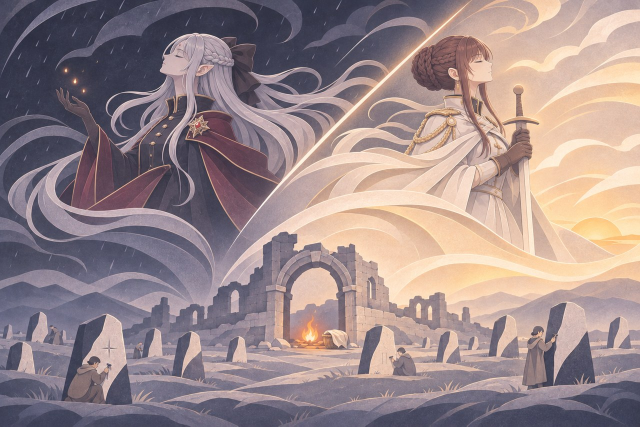
#> input picture 底稿/门面/主画_山铜纪_第二稿.jpg, 1280 x 853 px, given in place of 迷宫纪_底图_1001_无字.jpg, which was not available (shown at 1/2 size)
$ python gen_art.py '../../主画_山铜纪_第二稿.jpg'
#> lines starting #> are read from the running program, lines starting #| are printed output that depends on the picture
### 底稿/状态栏/comfy/gpt_gen.py
#!/usr/bin/env python3
# 用用户电脑上已登录 ChatGPT 的官方 Codex 出图（11-03，要 Plus，免费档没有出图工具）。不改用户的 Codex 配置，模型和推理档位写在命令里。
# Codex 看不到自己出的图，常回“没拿到图”，还会多画一张；图都在 ~/.codex/generated_images/<会话号>/，这里照日志里的会话号去取。
#   from gpt_gen import gen
#   gen('out/x/right', '提示词', refs=['构图.png', '人物.png'])   写 out/x/right.png，多的叫 right_2.png，回路径列表
#   python gpt_gen.py pick 日志 out/x/right                        只取图，不出图
# 一张一两分钟，用的是订阅的额度，同时只跑一张。
import glob
import os
import re
import shutil
import subprocess
import sys
import tempfile
sys.stdout.reconfigure(encoding='utf-8', line_buffering=True)
CODEX = sorted(glob.glob(os.path.expandvars(r'%LOCALAPPDATA%\OpenAI\Codex\bin\*\codex.exe')), key=os.path.getmtime)[-1:]
ONCE = (' Make exactly one image generation call and wait until that call has fully finished, which can take several minutes; do not end your turn while it is still running. '
        'Do not start a second call, even if the finished call shows no image, because the file is saved automatically. Then stop.')   # 只写“别重试”的话，它不等画完就退出
# 11-05：不写这一句，Codex 有时觉得参考图“只是画风参考”就不交给出图工具，出来是它自己的画风
ALL = ' Pass every one of the %d attached pictures to that image generation call as reference images (num_last_images_to_include: %d); do not leave any out.'


# [23 lines left out: function pick, not called in this run]


def gen(stem, prompt, refs=(), model='gpt-6-luna', effort='low', timeout=900, home=None):
    if os.path.exists(stem + '.png'):
        return [stem + '.png']
    if not CODEX:
        raise RuntimeError('没找到 Codex')
    if len(refs) > 5:   # 工具的 num_last_images_to_include 是 1 到 5，传六张它一张也不出；数的是最后几张，排在前头的先丢
        raise ValueError('参考图最多五张')
    lost = [r for r in refs if not os.path.exists(r)]
    if lost:
        raise FileNotFoundError('参考图不在：' + '，'.join(lost))
    os.makedirs(os.path.dirname(os.path.abspath(stem)), exist_ok=True)
    log = stem + '.log'
    # 工作目录放在仓库外面的空文件夹，只读沙盒：11-03 放在仓库里跑过一回，Codex 自己往用户的 config.toml 写了 [projects.'e:\\aldran_art'] trust_level = "trusted"
    d = tempfile.mkdtemp(prefix='aldran_codex_')
    cmd = [CODEX[0], 'exec', '--skip-git-repo-check', '--sandbox', 'read-only', '-C', d, '-m', model, '-c', 'model_reasoning_effort="%s"' % effort]
    for r in refs:
        cmd += ['-i', os.path.abspath(r)]
    cmd += ['--', '$imagegen Use the built-in image generation tool. ' + prompt + (ALL % (len(refs), len(refs)) if refs else '') + ONCE]
    with open(log, 'w', encoding='utf-8') as f:
        rc = subprocess.call(cmd, stdout=f, stderr=subprocess.STDOUT, stdin=subprocess.DEVNULL, timeout=timeout,
                             env=dict(os.environ, CODEX_HOME=home) if home else None)
    shutil.rmtree(d, ignore_errors=True)
    out = pick(log, stem, home)
    if not out:
        raise RuntimeError('Codex 退出码 %s，没有出图，看 %s' % (rc, log))
    return out


# [2 lines that do not run on import are left out]

### 底稿/门面/小样_此刻书/tools/gen_art.py
#!/usr/bin/env python3
# 此刻那一本（迷宫纪 1001 年，门面第五本书，11-24）要的图。画法照样张（底稿/门面/第二轮/样张_此刻/gen_art.py）、门面定稿样 t2、迷宫纪主画 k4。
# 原图出在 底稿/状态栏/comfy/out/门面_此刻/（不进库），prep_assets.py 转成书里的 webp。牌面、首屏主画、路上头两幅（r1 r2）照用样张那四张（out/门面第二轮/此刻/）。
#   CODEX_HOME=C:/Users/waitl/.codex_b <ComfyUI 的 python> 底稿/门面/小样_此刻书/tools/gen_art.py [键…]
#   键：r3 r4 r5 r6 map ticket lamp（不写就全出，出过的跳过）；CG_DRY=1 只打提示词
import os
import sys
from concurrent.futures import ThreadPoolExecutor

HERE = os.path.dirname(os.path.abspath(__file__))
ROOT = os.path.normpath(os.path.join(HERE, '..', '..', '..', '..'))
COMFY = os.path.join(ROOT, '底稿', '状态栏', 'comfy')
sys.path.insert(0, COMFY)
sys.stdout.reconfigure(encoding='utf-8', line_buffering=True)
from gpt_gen import gen  # noqa: E402

OUT = os.path.join(COMFY, 'out', '门面_此刻')
REFD = os.path.join(OUT, 'ref')
T2 = os.path.join(ROOT, '底稿', '门面', '画风定稿样_t2.png')
K4 = os.path.join(COMFY, 'out', '门面_主画_11-10', 'k4.png')
SAMPLE = os.path.join(ROOT, 'out', '门面第二轮', '此刻')
MAP_SRC = os.path.join(ROOT, '底稿', '地图', '样张', '迷宫纪_底图_1001_无字.jpg')


def map_ref():
    """旧底图补成 3:2（上下各补一条海），出来的图再照同样的比例裁回去，地标的百分数就还对得上。"""
    from PIL import Image
    os.makedirs(REFD, exist_ok=True)
    dst = os.path.join(REFD, 'map_old_32.png')
    if not os.path.exists(dst):
        im = Image.open(MAP_SRC).convert('RGB')
#> im is the input picture: PIL image 1280x853 RGB; mean R, G, B 155, 137.2, 138.3
        w, h = im.size
#> w = 1280; h = 853
        H = round(w * 2 / 3)
#> H = 853
        pad = Image.new('RGB', (w, H), im.getpixel((w // 2, 6)))
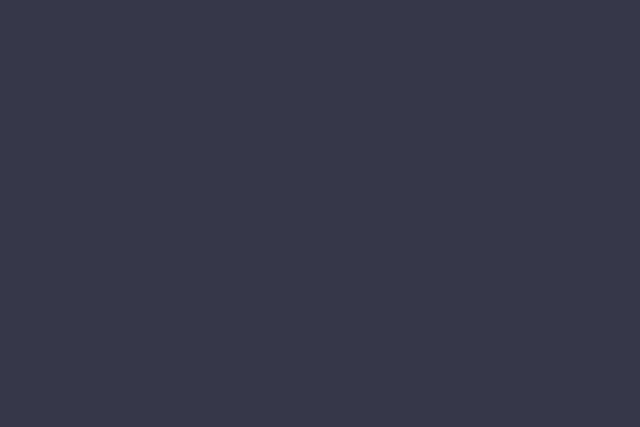
#> pad: PIL image 1280x853 RGB (shown at 1/2 size); mean R, G, B 54, 55, 73
        pad.paste(im, (0, (H - h) // 2))
        pad.resize((1536, 1024), Image.LANCZOS).save(dst)
    return dst


NO_MOON = ' There is no moon and no crescent anywhere in the picture.'
WEST = (' The world is Western high fantasy at the dawn of a magical industrial age, Victorian-era Europe in spirit: European masonry, arcades, domes, '
        'brass, wrought iron and glass. No East Asian motifs: no paper lanterns, no pagodas or upturned eaves, no auspicious clouds. '
        'No modern cars, no skyscrapers, no neon signs, no real-world flags or heraldry.')
CLEAN = ' No text, no letters, no numerals, no logo, no interface elements, no watermark, no signature.'
PEOPLE = (' Any people are small and simple, with natural human proportions, each with exactly two arms and two legs; no close-ups and no faces in detail.')
AGE = ('This picture belongs to the age called "the present": the year a thousand and one of the age of the labyrinth, a magical and steam-powered age. '
       'Its look is the deep blue and gold of the labyrinth age with a new layer of polished brass and lamplight on top of it: gas lamps, brass fittings, '
       'printed paper, glass-roofed stations, and a train that runs on rails of pale shimmering alloy. ')
STYLE_PLATE = (" Drawing manner: the FIRST attached picture is the approved main plate of the labyrinth age and the SECOND is the approved style plate of the whole series; "
               "the new picture must look as if the same hand had painted it for the same book: large calm flat colour shapes layered like cut paper, "
               "thin lighter echo lines along the edges, soft inner gradients only, simplified forms with few details, big sweeping curves of smoke and cloud, "
               "a fine paper grain over everything. Colours: deep indigo, slate blue and soft lavender for the cool world; warm amber and brass gold only for the lamps, "
               "lit windows, fire and polished brass. Huge things are drawn as layered pale silhouettes. Take only the drawing manner and the colours from the attached pictures, "
               "never their composition. No realistic lighting, no heavy painterly rendering, no photographic texture, no 3D render.")
MURAL = "Draw one wide 3:2 landscape picture: one painted panel from a long series of storybook murals about the present day of a high fantasy world. "

R3 = (MURAL + AGE +
      "Scene: the white imperial capital at the hour before dawn. A great white stone city of domes, bell towers and blue-and-gold banners rises on a river; "
      "above its highest palace spire a huge pale golden sun-crown, a ring of light like a crown of rays, hangs in the sky half eclipsed by a dark disc, the first rays bleeding out around its rim. "
      "In the foreground, on a long white stone bridge leading to the city gate, stands one lone armoured knight seen from behind, tall and very still, in old-fashioned plate armour "
      "of a fallen kingdom, a tattered pale cloak and a broken lance, facing the gate as if he is still guarding it; his armour is faintly translucent like mist, a ghost who does not know it. "
      "Behind him on the bridge, small and far, a long column of faint pale ghostly soldiers and banners of a kingdom that no longer exists. "
      "Along the river, warm gas lamps and lit windows of the living city. Light: deep indigo night going to a pale band of gold at the horizon." + PEOPLE + NO_MOON)
R4 = (MURAL + AGE +
      "Scene: deep in the primeval forest, an immeasurably vast world tree whose trunk is as wide as a castle and whose crown is lost in cloud, its roots forming arches and bridges. "
      "Elven tree-palace balconies of pale wood and woven branches cling to the trunk with small warm lamps. "
      "In a hollow between two great roots, inside a cradle of glowing pale green leaves and white flowers, a small figure of a sleeping princess lies curled, far away and tiny, "
      "while around her the leaves of the tree are slowly turning to pale grey and drifting down like snow, half the crown green and half the crown grey. "
      "Thin streams of floating motes of colour, red, blue, green and violet, drift through the air in disorder: the elements going astray. "
      "Light: deep blue-green dusk, soft lavender mist, warm amber only in the elven lamps and a faint gold glow around the cradle." + PEOPLE + NO_MOON +
      " The sleeping princess is tiny, seen from far away, simple shapes only.")
R5 = (MURAL + AGE +
      "Scene: a great snowy mountain range under a deep blue sky streaked with long pale clouds. High above the white peaks, a long migration of great dragons flies in one direction "
      "in a slow sweeping line, layered pale silhouettes, some huge and close, most small and far, their wings like sails. "
      "In the foreground on a snowy ledge, a giant frost-giant's fortress of blue ice and dark stone looms on the left; on the right, at the edge of a cliff, "
      "a small girl in a heavy fur cloak, seen from behind, holds in her arms one large egg that shines pale silver-blue, the brightest small thing in the picture, looking up at the dragons. "
      "Far below in a valley, a tiny railway station with warm lamps and a steam train." + PEOPLE + NO_MOON +
      " The girl is small and simple; the egg is the size of her torso.")
R6 = (MURAL + AGE +
      "Scene: night at sea outside a great harbour city. Calm dark water reflects many warm lamps of a harbour with brass lighthouses and moored sailing ships and steamships. "
      "In the middle of the sea, under the surface, glows a vast sunken kingdom: domes, towers and arcades of pale stone deep under the water, lit from inside with pale blue-green light, "
      "seen through the clear dark water like a reflection that should not be there. Above it on the surface, an old ghostly sailing warship with pale torn sails glides silently, "
      "its hull translucent. Faint pale rings of light ripple out over the water from the sunken city as if it were singing. "
      "Light: deep indigo night, warm amber harbour lamps, cool pale aquamarine glow from under the sea." + PEOPLE + NO_MOON +
      " No people visible except tiny silhouettes on the harbour quay.")

MAP = ("Draw one wide 3:2 landscape picture: the world map of one continent, painted as the endpaper map of a luxurious storybook. "
       "The FIRST attached picture is the geography that must be traced exactly: keep every coastline, island, bay, lake, river, the snowy northern ice field, "
       "the eastern forests, the southern desert sands, the dark round mark in the middle of the land and the thin vertical line of the long wall just west of it, "
       "all at exactly the same places, shapes and sizes, and keep the same frame, so that the new map can be laid over the old one; the strip of sea at the very top and bottom stays sea. "
       "Do not add, move or remove any land. Repaint it in the drawing manner of the SECOND attached picture (the style plate of the series) and the THIRD (the main plate of this age): "
       "large flat colour shapes layered like cut paper with thin lighter echo lines along every coastline and river, soft inner gradients, a fine paper grain. "
       "Colours: the sea is deep night indigo and navy with faint concentric ripple lines and a fine brass-gold grid of map lines; the land is soft slate blue, dusty lavender and pale grey-blue, "
       "the forests in layered deep teal shapes, mountains as small stacked pale paper silhouettes, the ice field pale silver-white, the desert pale warm sand-grey, "
       "lakes and rivers lighter blue with pale echo lines. The long wall is a thin line of brass gold. The dark round mark in the middle becomes a small round well-mouth with a faint warm amber glow inside and two thin brass rings around it. "
       "Brass-gold only for the wall, the well rings, a thin decorative compass rose in one corner of the sea and a thin double border line just inside the edge. "
       "Keep the land calm and quiet with few small details, because many labels and pins will be placed on it later." + CLEAN + ' No towns, no symbols, no icons on the land.')

TICKET = ("Draw one wide 3:2 landscape picture: a single ornate railway ticket stub from a magical steam age, seen flat from the front and filling most of the picture, on a plain deep navy blue background. "
          "The ticket is cream ivory printed paper with rounded corners, a perforated torn edge on the right side, a thin double border printed in deep blue, "
          "fine guilloche engraving patterns like on old banknotes, a small round brass-gold foil stamp of a lighthouse on the left, a tiny engraved steam locomotive in the middle band, "
          "and empty lines where the destination will be written later. It is a little worn and creased. "
          "Drawing manner of the attached style plates: flat cut-paper colour shapes, thin lighter echo lines, a fine paper grain, crisp clean edges." + CLEAN + ' The ticket itself carries no words and no numbers at all.')
LAMP = ("Draw one tall 2:3 portrait picture: a single ornate brass gas street lamp of a magical steam age, seen from the front, standing in the middle of a plain deep navy blue background, "
        "slender wrought-iron and brass post, a glass lantern head with a warm amber flame glowing inside, a small brass crest, a soft round halo of warm light around the glass. "
        "Drawing manner of the attached style plates: flat cut-paper colour shapes, thin lighter echo lines, a fine paper grain, crisp clean edges. Nothing else in the picture." + CLEAN)

JOBS = {
    'r3': (R3 + STYLE_PLATE + WEST + CLEAN + ' Landscape picture, aspect ratio 3:2.', lambda: [K4, T2]),
    'r4': (R4 + STYLE_PLATE + WEST + CLEAN + ' Landscape picture, aspect ratio 3:2.', lambda: [K4, T2]),
    'r5': (R5 + STYLE_PLATE + WEST + CLEAN + ' Landscape picture, aspect ratio 3:2.', lambda: [K4, T2]),
    'r6': (R6 + STYLE_PLATE + WEST + CLEAN + ' Landscape picture, aspect ratio 3:2.', lambda: [K4, T2]),
    'map': (MAP + NO_MOON + ' Landscape picture, aspect ratio 3:2.', lambda: [map_ref(), T2, K4]),
    'ticket': (TICKET + WEST + ' Landscape picture, aspect ratio 3:2.', lambda: [T2, K4]),
    'lamp': (LAMP + WEST + ' Portrait picture, aspect ratio 2:3.', lambda: [T2, K4]),
}


def one(key):
    p, refs = JOBS[key]
    try:
        out = gen(os.path.join(OUT, key), p, refs=refs(), timeout=1500)
        print('好了', key, out, flush=True)
    except Exception as e:
        print('失败', key, str(e)[:300], flush=True)


if __name__ == '__main__':
    keys = [k for k in sys.argv[1:] if k in JOBS] or list(JOBS)
    os.makedirs(OUT, exist_ok=True)
    if os.environ.get('CG_DRY'):
        for k in keys:
            print('==', k, len(JOBS[k][0]))
            print(JOBS[k][0])
        sys.exit(0)
    with ThreadPoolExecutor(4) as ex:
        list(ex.map(one, keys))

$ run again, on 底稿/门面/主画_纷争纪_第一稿.jpg
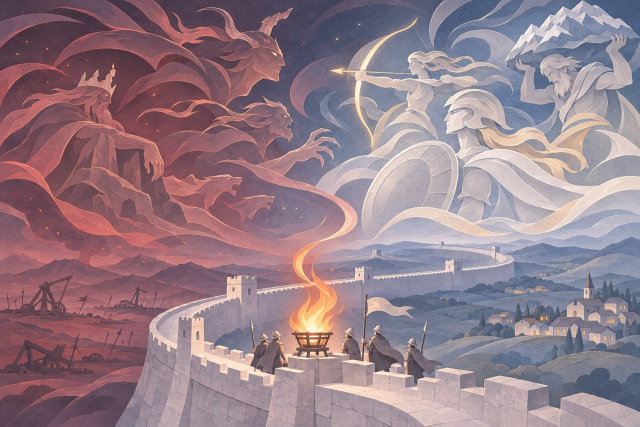
#> input picture 底稿/门面/主画_纷争纪_第一稿.jpg, 1280 x 853 px, given in place of 迷宫纪_底图_1001_无字.jpg, which was not available (shown at 1/2 size)
#> in map_ref, im is the input picture: PIL image 1280x853 RGB; mean R, G, B 149.3, 126.1, 136.2
#> in map_ref, `pad.resize((1536, 1024), Image.LANCZOS).save(dst)`:
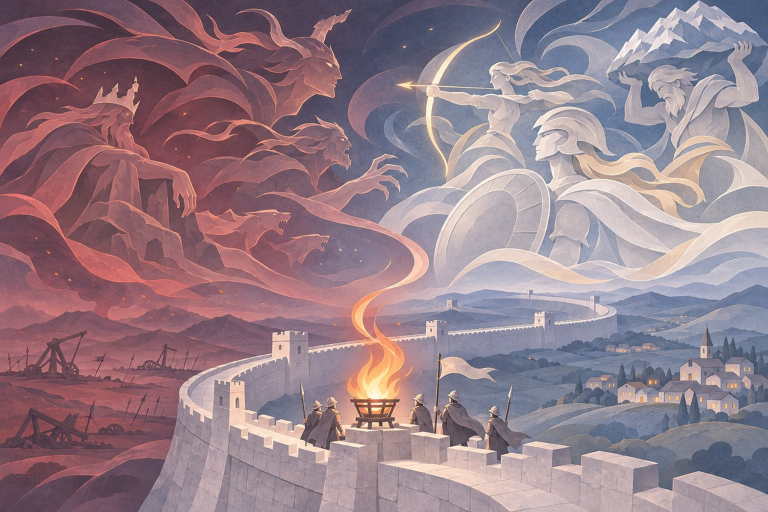
#> saved as map_old_32.png: PIL image 1536x1024 RGB (shown at 1/2 size); mean R, G, B 149.3, 126.1, 136.2
